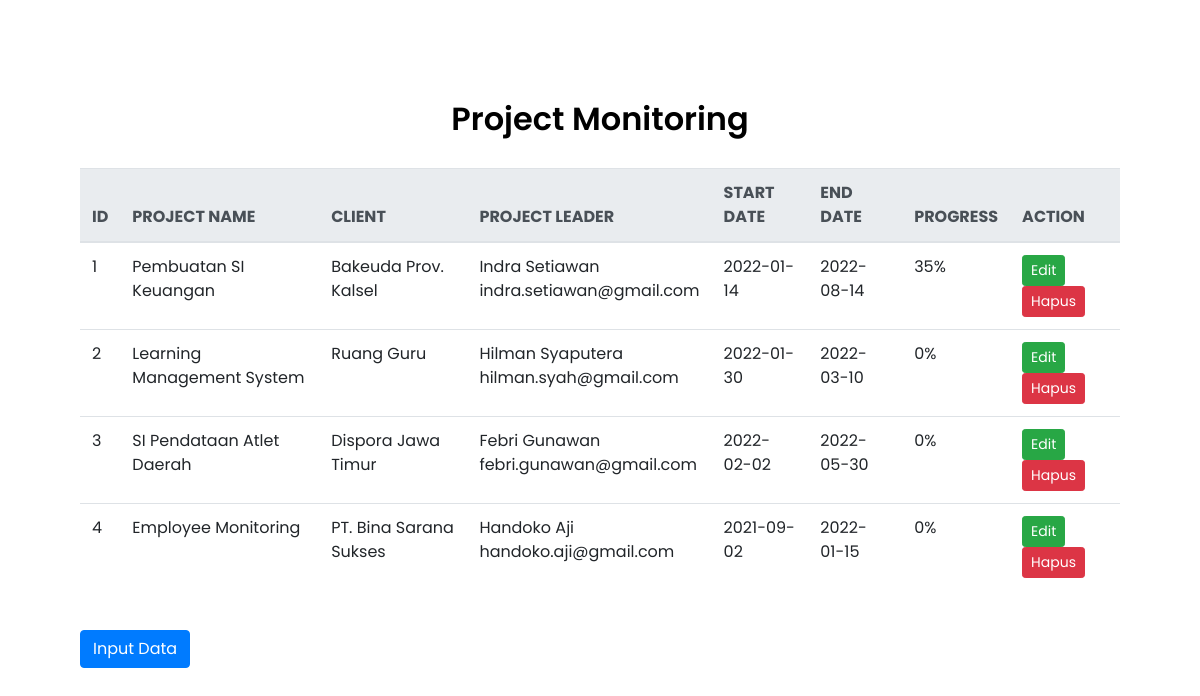
The page / on the database its author committed.
### tables this page shows
CREATE TABLE `monitoring` (
  `id` int(20) NOT NULL,
  `project_name` varchar(200) NOT NULL,
  `client` varchar(200) NOT NULL,
  `project_leader` varchar(200) NOT NULL,
  `email` varchar(200) NOT NULL,
  `start_date` date NOT NULL,
  `end_date` date NOT NULL,
  `progress` int(100) NOT NULL
);

### index.php (the view, shortened to what this page needs)
<?php
    require_once("koneksi.php");
?>
<!DOCTYPE html>
<html lang="en" >
<head>
    <link rel="stylesheet" href="https://stackpath.bootstrapcdn.com/bootstrap/4.3.1/css/bootstrap.min.css">
    <link rel="stylesheet" href="style.css">
</head>
<body>
    <section>
        <h4 class="title">Project Monitoring</h4>
        <table class="table">
            <thead class="thead-light">
                <tr>
                    <th scope="col">ID</th>
                    <th scope="col">PROJECT NAME</th>
                    <th scope="col">CLIENT</th>
                    <th scope="col">PROJECT LEADER</th>
                    <th scope="col">START DATE</th>
                    <th scope="col">END DATE</th>
                    <th scope="col">PROGRESS</th>
                    <th scope="col">ACTION</th>
                </tr>
            </thead>
            <tbody>
                <?php
                    $query=mysqli_query($con,"SELECT * FROM monitoring");
                    while($record=mysqli_fetch_array($query)) {
                ?>
                <tr class="active">
                    <td>
                        <?php
                            echo $record['id'];
                        ?>
                    </td>
                    <td>
                        <?php
                            echo $record['project_name'];
                        ?>
                    </td>
                    <td>
                        <?php
                            echo $record['client'];
                        ?>
                    </td>
                    <td>
                        <?php
                            echo $record['project_leader'];
                            echo "<br>";
                            echo $record['email'];
                        ?>
                    </td>
                    <td>
                        <?php
                            echo $record['start_date'];
                        ?>
                    </td>
                    <td>
                        <?php
                            echo $record['end_date'];
                        ?>
                    </td>
                    <td>
                        <?php
                            echo $record['progress'] . "%";
                        ?>
                    </td>
                    <td>
                        <a href="edit.php?id=<?= $result["id"]; ?>" class="btn btn-success btn-sm" id="modal" onclick="return confirm('Yakin ingin mengedit data ini?');">Edit</a>
                        <a href="hapus.php?id=<?= $result["id"]; ?>" class="btn btn-danger btn-sm" id="delete_link" onclick="return confirm('Yakin ingin menghapus data ini?');">Hapus</a>
                    </td>
                </tr>
                <?php
                    }
                ?>
            </tbody>
        </table>
        <br>
        <form name="tambahdata"action="tambah_data.php" method="post">
            <input type="submit" class="btn btn-primary" value="Input Data" name="submit">
        </form>
    </section>
</body>
</html>

### style.css (style rules this page uses)
html, body { margin: 0; padding: 0; }
* { font-family: "Poppins"; }
section { align-items: center; padding: 100px 80px; }
.title { text-transform: capitalize; font-size: 32px; font-weight: 600; margin-bottom: 30px; text-align: center; color: #000000; }

### rows shown on the page
monitoring: id "1", project_name "Pembuatan SI Keuangan", client "Bakeuda Prov. Kalsel", project_leader "Indra Setiawan", email "indra.setiawan@gmail.com", start_date "2022-01-14", end_date "2022-08-14", progress "35"
monitoring: id "2", project_name "Learning Management System", client "Ruang Guru", project_leader "Hilman Syaputera", email "hilman.syah@gmail.com", start_date "2022-01-30", end_date "2022-03-10", progress "0"
monitoring: id "3", project_name "SI Pendataan Atlet Daerah", client "Dispora Jawa Timur", project_leader "Febri Gunawan", email "febri.gunawan@gmail.com", start_date "2022-02-02", end_date "2022-05-30", progress "0"
monitoring: id "4", project_name "Employee Monitoring", client "PT. Bina Sarana Sukses", project_leader "Handoko Aji", email "handoko.aji@gmail.com", start_date "2021-09-02", end_date "2022-01-15", progress "0"
